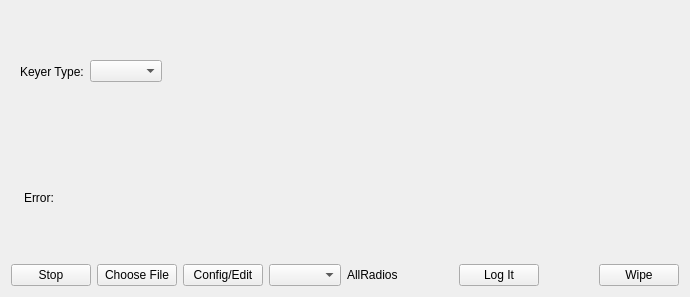
<?xml version="1.0" encoding="UTF-8"?>
<ui version="4.0">
 <class>TxKeyerCwRigControlForm</class>
 <widget class="QWidget" name="TxKeyerCwRigControlForm">
  <property name="geometry">
   <rect>
    <x>0</x>
    <y>0</y>
    <width>690</width>
    <height>297</height>
   </rect>
  </property>
  <property name="windowTitle">
   <string>Form</string>
  </property>
  <layout class="QVBoxLayout" name="verticalLayout">
   <item>
    <layout class="QHBoxLayout" name="horizontalLayout_6">
     <item>
      <widget class="QWidget" name="keyerSelectWidget" native="true">
       <layout class="QHBoxLayout" name="horizontalLayout_5">
        <item>
         <layout class="QHBoxLayout" name="horizontalLayout_4">
          <item>
           <widget class="QLabel" name="keyerSelectLabel">
            <property name="text">
             <string>Keyer Type:</string>
            </property>
           </widget>
          </item>
          <item>
           <widget class="QComboBox" name="txKeyerSelect"/>
          </item>
         </layout>
        </item>
       </layout>
      </widget>
     </item>
     <item>
      <widget class="KeyerIndicatorsWidget" name="KeyerWidgetFrame">
       <property name="frameShape">
        <enum>QFrame::Shape::StyledPanel</enum>
       </property>
       <property name="frameShadow">
        <enum>QFrame::Shadow::Raised</enum>
       </property>
      </widget>
     </item>
     <item>
      <widget class="PttIndicatorWidget" name="pttWidgetFrame">
       <property name="frameShape">
        <enum>QFrame::Shape::StyledPanel</enum>
       </property>
       <property name="frameShadow">
        <enum>QFrame::Shadow::Raised</enum>
       </property>
      </widget>
     </item>
     <item>
      <spacer name="horizontalSpacer_3">
       <property name="orientation">
        <enum>Qt::Orientation::Horizontal</enum>
       </property>
       <property name="sizeHint" stdset="0">
        <size>
         <width>40</width>
         <height>20</height>
        </size>
       </property>
      </spacer>
     </item>
    </layout>
   </item>
   <item>
    <layout class="QHBoxLayout" name="horizontalLayout_14">
     <item>
      <widget class="QLabel" name="noExtKeyerLabel">
       <property name="text">
        <string/>
       </property>
      </widget>
     </item>
     <item>
      <layout class="QHBoxLayout" name="horizontalLayout_15">
       <item>
        <widget class="QLabel" name="errorTitleLabel">
         <property name="text">
          <string>Error:</string>
         </property>
        </widget>
       </item>
       <item>
        <widget class="QLabel" name="errorMessageDisplay">
         <property name="text">
          <string/>
         </property>
        </widget>
       </item>
       <item>
        <spacer name="horizontalSpacer_9">
         <property name="orientation">
          <enum>Qt::Orientation::Horizontal</enum>
         </property>
         <property name="sizeHint" stdset="0">
          <size>
           <width>40</width>
           <height>20</height>
          </size>
         </property>
        </spacer>
       </item>
      </layout>
     </item>
    </layout>
   </item>
   <item>
    <layout class="QHBoxLayout" name="horizontalLayout_3">
     <item>
      <widget class="QPushButton" name="stopButton">
       <property name="text">
        <string>Stop</string>
       </property>
      </widget>
     </item>
     <item>
      <widget class="QPushButton" name="chooseButton">
       <property name="text">
        <string>Choose File</string>
       </property>
      </widget>
     </item>
     <item>
      <widget class="QPushButton" name="configEditButton">
       <property name="text">
        <string>Config/Edit</string>
       </property>
      </widget>
     </item>
     <item>
      <widget class="QComboBox" name="fkeysetCombo">
       <property name="sizeAdjustPolicy">
        <enum>QComboBox::SizeAdjustPolicy::AdjustToContents</enum>
       </property>
      </widget>
     </item>
     <item>
      <widget class="QLabel" name="selectedRadioLabel">
       <property name="text">
        <string>AllRadios</string>
       </property>
      </widget>
     </item>
     <item>
      <spacer name="horizontalSpacer_2">
       <property name="orientation">
        <enum>Qt::Orientation::Horizontal</enum>
       </property>
       <property name="sizeHint" stdset="0">
        <size>
         <width>40</width>
         <height>20</height>
        </size>
       </property>
      </spacer>
     </item>
     <item>
      <widget class="QPushButton" name="logitButton">
       <property name="text">
        <string>Log It</string>
       </property>
      </widget>
     </item>
     <item>
      <spacer name="horizontalSpacer">
       <property name="orientation">
        <enum>Qt::Orientation::Horizontal</enum>
       </property>
       <property name="sizeHint" stdset="0">
        <size>
         <width>40</width>
         <height>20</height>
        </size>
       </property>
      </spacer>
     </item>
     <item>
      <widget class="QPushButton" name="wipeButton">
       <property name="text">
        <string>Wipe</string>
       </property>
      </widget>
     </item>
    </layout>
   </item>
  </layout>
 </widget>
 <customwidgets>
  <customwidget>
   <class>KeyerIndicatorsWidget</class>
   <extends>QFrame</extends>
   <header>keyerindicatorswidget.h</header>
   <container>1</container>
  </customwidget>
  <customwidget>
   <class>PttIndicatorWidget</class>
   <extends>QFrame</extends>
   <header>pttindicatorwidget.h</header>
   <container>1</container>
  </customwidget>
 </customwidgets>
 <resources/>
 <connections/>
</ui>
